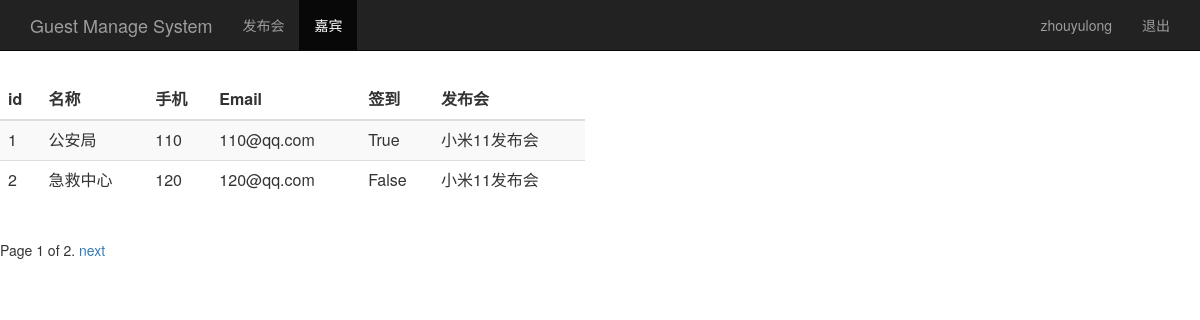
The page /guest_manage/ (signed in) on the database its author committed.
### sign/models.py (models this page shows, shortened)
class Guest(models.Model):
    event = models.ForeignKey(Event ,on_delete=models.CASCADE)            # 关联发布会id
    realname = models.CharField(max_length=64)  # 姓名
    phone = models.CharField(max_length=16)     # 手机号
    email = models.EmailField()                 # 邮箱
    sign = models.BooleanField()                # 签到状态
    create_time = models.DateTimeField(auto_now=True)  # 创建时间（自动获取当前时间）
    class Meta:
        unique_together = ('phone', 'event')

class Event(models.Model):
    name = models.CharField(max_length=100)            # 发布会标题
    limit = models.IntegerField()                      # 限制人数
    status = models.BooleanField()                     # 状态
    address = models.CharField(max_length=200)         # 地址
    start_time = models.DateTimeField('events time')   # 发布会时间
    create_time = models.DateTimeField(auto_now=True)  # 创建时间（自动获取当前时间）
    def __str__(self):
        return self.name

### sign/views.py (the view)
# urls.py: url(r'^guest_manage/$', views.guest_manage),  # 添加guest_manage路径配置
@login_required
def guest_manage(request):
    username = request.session.get('user','')
    guest_list = Guest.objects.all()
    paginator = Paginator(guest_list,2)
    page = request.GET.get('page')
    try:
        contacts = paginator.page(page)
    except PageNotAnInteger:
        contacts = paginator.page(1)    #如果page不是整数，取第一页面数据
    except EmptyPage:
        contacts = paginator.page(paginator.num_pages)      #如果page不在范围，取最后一个页面
    return render(request,"guset_manage.html",{'user':username,"guests":contacts})

### sign/templates/guset_manage.html (shortened to what this page needs)
<html lang="zh-CN">
<head>
    {% load bootstrap3 %}
    {% bootstrap_css %}
</head>
<body>
    <nav class="navbar navbar-inverse navbar-fixed-top">
      <div class="container">
        <div class="navbar-header">
          <a class="navbar-brand" href="/guest_manage/">Guest Manage System</a>
        </div>
        <div id="navbar" class="collapse navbar-collapse">
          <ul class="nav navbar-nav">
            <li><a href="/event_manage/">发布会</a></li>
            <li class="active"><a href="#about">嘉宾</a></li>
          </ul>
          <ul class="nav navbar-nav navbar-right">
           <li><a href="#">{{user}}</a></li>
           <li><a href="/logout/">退出</a></li>
         </ul>
        </div>
      </div>
    </nav>
<div class="row" style="padding-top: 80px">
    <div class="col-md-6">
        <table class="table table-striped">
            <thead>
            <tr>
                <th>id</th>
                <th>名称</th>
                <th>手机</th>
                <th>Email</th>
                <th>签到</th>
                <th>发布会</th>
            </tr>
            </thead>
            <tbody>
             {% for guest in guests %}
            <tr>
                <td>{{ guest.id }}</td>
                <td>{{ guest.realname }}</td>
                <td>{{ guest.phone }}</td>
                <td>{{ guest.email }}</td>
                <td>{{ guest.sign }}</td>
                <td>{{ guest.event }}</td>
            </tr>
        {% endfor %}
            </tbody>
        </table>
    </div>
</div>
   <div class="pagination">
      <span class="step-links">
          <span class="current">
            Page {{ guests.number }} of {{ guests.paginator.num_pages }}.
          </span>
        {% if guests.has_next %}
          {% if phone %}
            <a href="?phone={{ phone }}&page={{ guests.next_page_number }}">next</a>
          {% else %}
            <a href="?page={{ guests.next_page_number }}">next</a>
          {% endif %}
        {% endif %}
      </span>
    </div>
</body>
</html>

### rows shown on the page
Guest: id "1", realname "公安局", phone "110", email "110@qq.com", sign "True", event "小米11发布会"
Guest: id "2", realname "急救中心", phone "120", email "120@qq.com", sign "False", event "小米11发布会"

### other values the page prints
{{ user }} "zhouyulong"
{{ guests.number }} "1"
{{ guests.paginator.num_pages }} "2"
